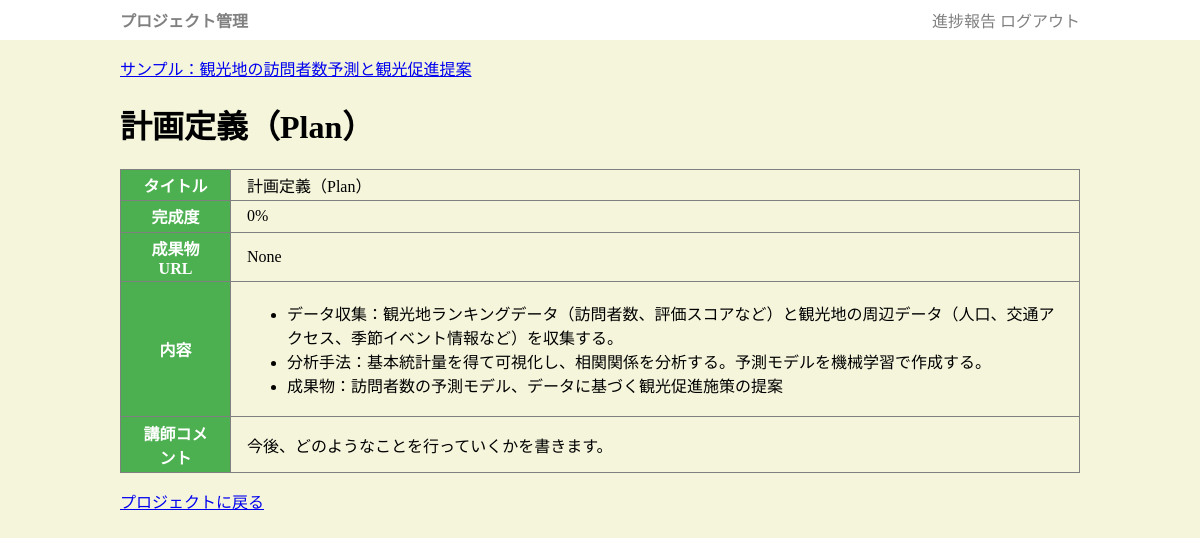
The page /plan/3 (signed in) on the database its author committed.
### app.py (models this page shows, shortened)
class Project(db.Model):
    pid = db.Column(db.Integer, primary_key=True)
    title = db.Column(db.String(255))
    category = db.Column(db.String(255))
    desc = db.Column(db.String(65545))
    updated_at = db.Column(db.DateTime, default=datetime.now)
    comment = db.Column(db.String(65545))
    member = db.relationship('Member', backref='project', lazy=True)
    plan = db.relationship('Plan', backref='project', lazy=True)

class Plan(db.Model):
    planid = db.Column(db.Integer, primary_key=True)
    pid = db.Column(db.Integer, db.ForeignKey("project.pid"))
    ptitle = db.Column(db.String(255))
    pbody = db.Column(db.String(65545))
    prate = db.Column(db.Integer, default=0)
    url = db.Column(db.String(255))
    plan_at = db.Column(db.DateTime, default=datetime.now)
    comment = db.Column(db.String(65545))

### app.py (the view)
@app.get('/plan/<planid>')
def plan_get(planid):
    if "uid" not in session:
        return redirect("/login")
    row = Plan.query.get_or_404(planid)
    if is_myproject(row.pid):
        return render_template("plan_edit.html",plan=row,user=User.query.get(session['uid']))
    else:
        return render_template("plan.html",plan=row, user=User.query.get(session['uid']))

### app.py (called while the page is built)
def md_to_html(text):
    return Markup(markdown2.markdown(text))

def is_myproject(pid):
    row = Member.query.filter(Member.pid==pid, Member.uid == session['uid']).first()
    return row is not None or session['uid'] == 1

### templates/plan.html (shortened to what this page needs)
{% extends "base.html" %}
{% block main %}
<a href="/project/{{plan.pid}}">{{plan.project.title}}</a>
<h1>{{plan.ptitle}}</h1>
<table class="desc">
    <tr><th>タイトル</th><td>{{plan.ptitle}}</td></tr>
    <tr><th>完成度</th><td>{{plan.prate}}%</td></tr>
    <tr><th>成果物URL</th><td>{{plan.url}}</td></tr>
    <tr><th>内容</th><td>{{plan.pbody|markdown}}</td></tr>
    <tr><th>講師コメント</th><td>{{plan.comment}}</td></tr>
</table>
<a href="/project/{{plan.pid}}" class="btn">プロジェクトに戻る</a>
{% endblock %}

### static/style.css (style rules this page uses)
body { padding: 0; margin: 0; background-color: beige; }
table { border-collapse: collapse; margin: 1em auto; }
td,th { border:1px solid gray; padding: 0.2em 1em; }
th { background-color: #4CAF50; color:white; }

### rows shown on the page
Project: project "サンプル：観光地の訪問者数予測と観光促進提案"
Plan: ptitle "計画定義（Plan）", prate "0", url "None", pbody "データ収集：観光地ランキングデータ（訪問者数、評価スコアなど）と観光地の周辺データ（人口、交通アクセス、季節イベント情報など）を収集する。 分析手法：基本統計量を得て可視化し、相関関係を分析する。予測モデルを機械学習で作成する。 成果物：訪問者数の予測モデル、データに基づく観光促進施策の提案", comment "今後、どのようなことを行っていくかを書きます。"
